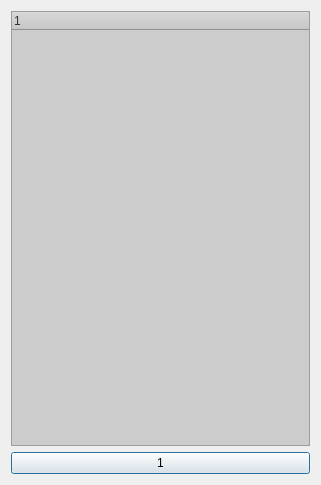
<?xml version="1.0" encoding="UTF-8"?>
<ui version="4.0">
 <class>Dialog</class>
 <widget class="QDialog" name="Dialog">
  <property name="geometry">
   <rect>
    <x>0</x>
    <y>0</y>
    <width>321</width>
    <height>485</height>
   </rect>
  </property>
  <property name="windowTitle">
   <string>Dialog</string>
  </property>
  <layout class="QVBoxLayout" name="verticalLayout">
   <item>
    <widget class="QTreeWidget" name="treeWidget">
     <property name="styleSheet">
      <string notr="true">background:#cccccc;
color:#333333;</string>
     </property>
     <column>
      <property name="text">
       <string notr="true">1</string>
      </property>
     </column>
    </widget>
   </item>
   <item>
    <widget class="QPushButton" name="pushButton">
     <property name="text">
      <string>1</string>
     </property>
    </widget>
   </item>
  </layout>
 </widget>
 <layoutdefault spacing="6" margin="11"/>
 <resources/>
 <connections/>
</ui>
